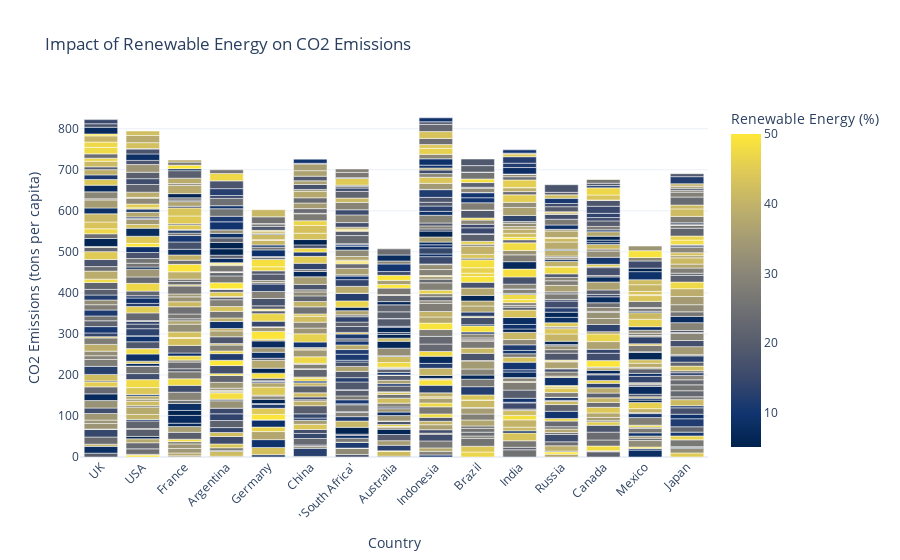

Here is the notebook cell this chart was saved with:
### Markdown cell above
# Hypothesis: "Countries with a higher percentage of renewable energy have lower CO2 emissions." 

* Visualization: Bar chart comparing countries.

### Code cell
# Create a bar chart for Renewable Energy vs. CO2 Emissions
fig = px.bar(df, x="Country", y="CO2_Emissions_tons_per_capita",
             color="Renewable_Energy_pct",
             title="Impact of Renewable Energy on CO2 Emissions",
             labels={"CO2_Emissions_tons_per_capita": "CO2 Emissions (tons per capita)",
                     "Renewable_Energy_pct": "Renewable Energy (%)"},
             color_continuous_scale=px.colors.sequential.Cividis)  # Color-blind friendly

# Improve interactivity
fig.update_layout(
    xaxis=dict(title="Country", tickangle=-45),  # Rotate country names for readability
    yaxis=dict(title="CO2 Emissions (tons per capita)"),
    template="plotly_white"
)

# Show the interactive bar chart
fig.show()

### Figure 1 — Plotly figure (JSON) as saved in the notebook; plotly's stock layout.template omitted (floating-point values rounded to 4 significant figures; data arrays with more than 128 entries replaced by an {"elided": "..."} marker saying what was removed)
{"data": [{"alignmentgroup": "True", "hovertemplate": "Country=%{x}<br>CO2 Emissions (tons per capita)=%{y}<br>Renewable Energy (%)=%{marker.color}<extra></extra>", "legendgroup": "", "marker": {"color": {"elided": "1000 float values"}, "coloraxis": "coloraxis", "pattern": {"shape": ""}}, "name": "", "offsetgroup": "", "orientation": "v", "showlegend": false, "textposition": "auto", "type": "bar", "x": {"elided": "1000 str values"}, "xaxis": "x", "y": {"elided": "1000 float values"}, "yaxis": "y"}], "layout": {"barmode": "relative", "coloraxis": {"colorbar": {"title": {"text": "Renewable Energy (%)"}}, "colorscale": [[0, "#00224e"], [0.1111, "#123570"], [0.2222, "#3b496c"], [0.3333, "#575d6d"], [0.4444, "#707173"], [0.5556, "#8a8678"], [0.6667, "#a59c74"], [0.7778, "#c3b369"], [0.8889, "#e1cc55"], [1, "#fee838"]]}, "legend": {"tracegroupgap": 0}, "title": {"text": "Impact of Renewable Energy on CO2 Emissions"}, "xaxis": {"anchor": "y", "domain": [0, 1], "tickangle": -45, "title": {"text": "Country"}}, "yaxis": {"anchor": "x", "domain": [0, 1], "title": {"text": "CO2 Emissions (tons per capita)"}}}}
